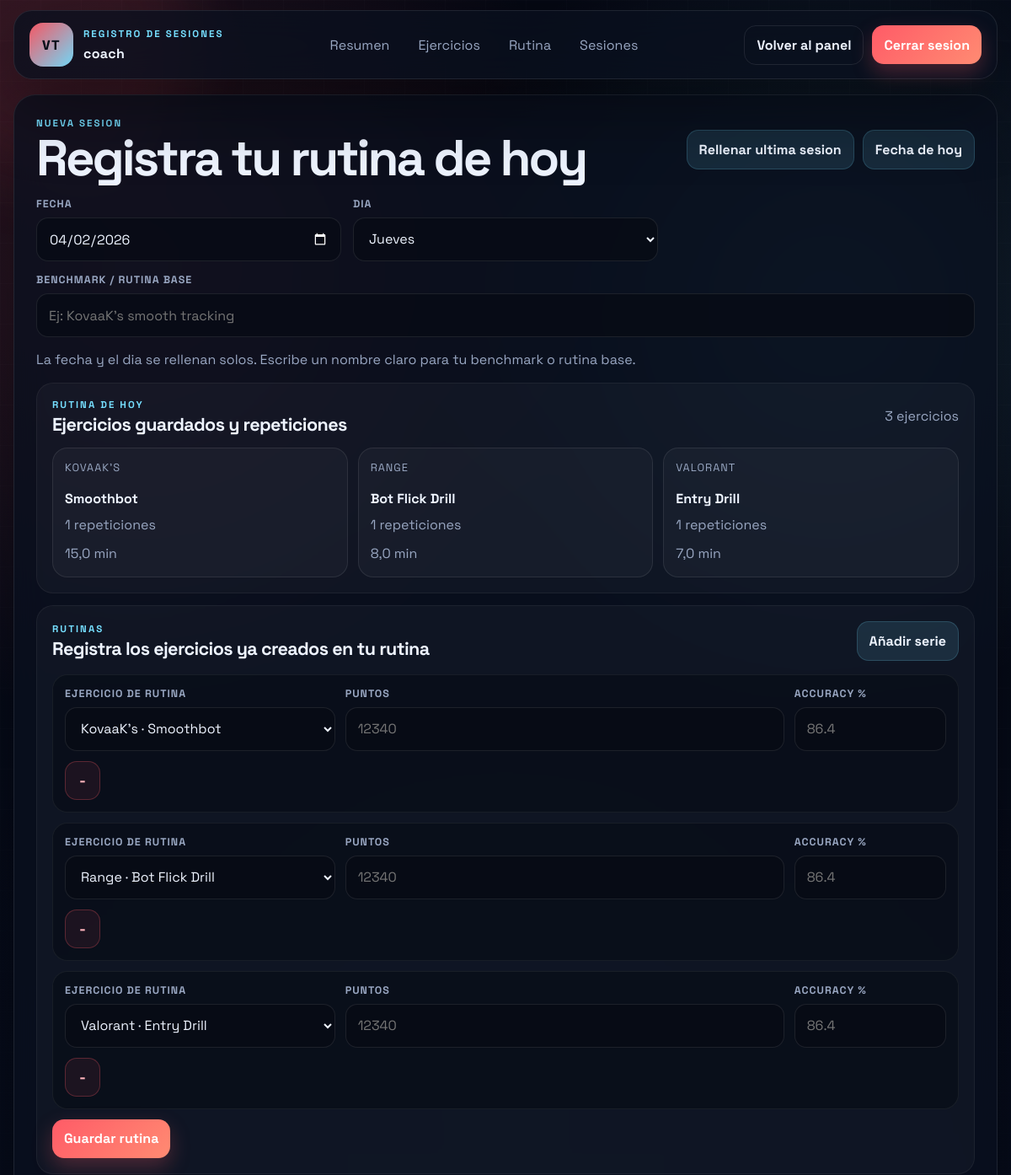
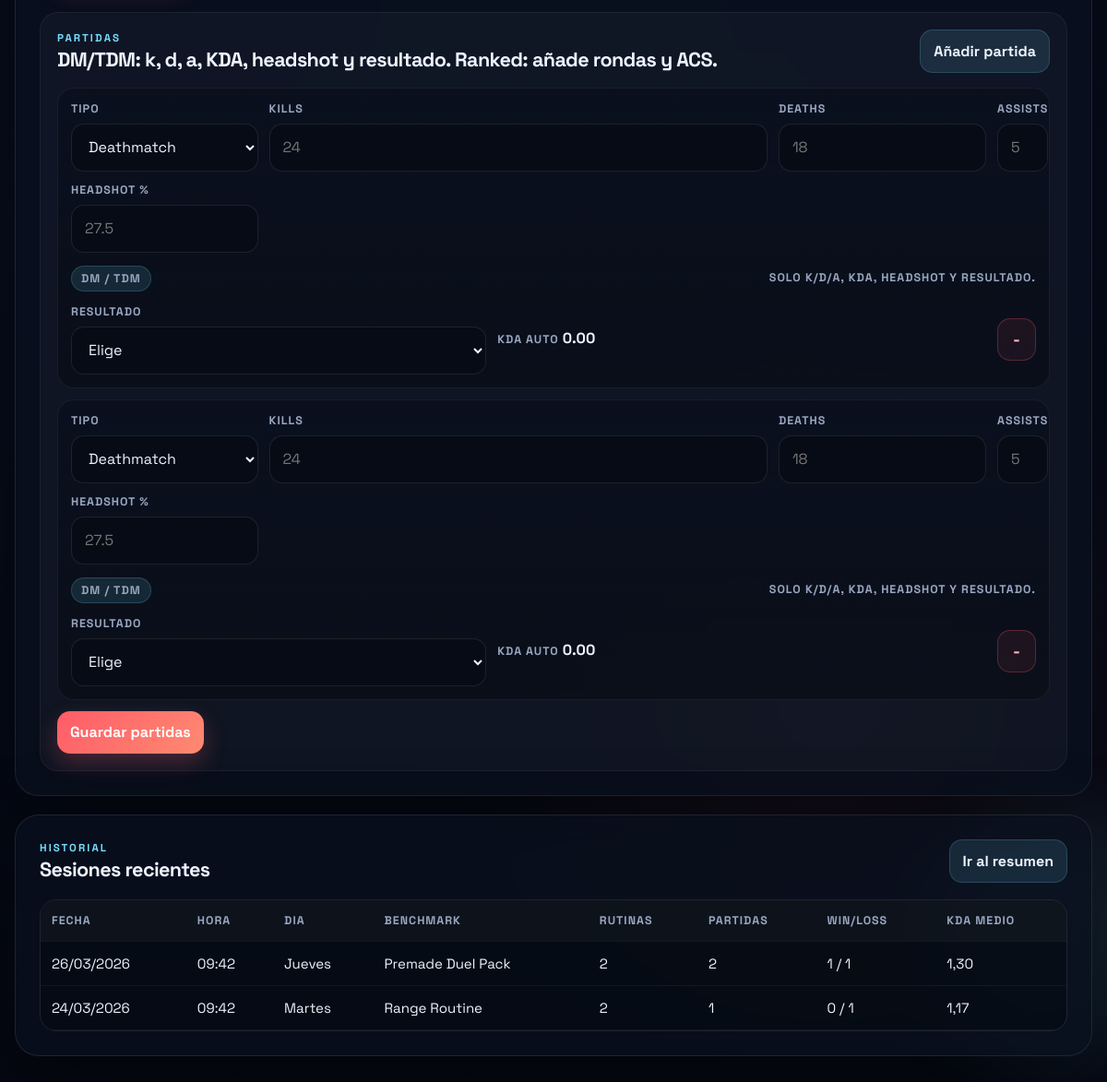
The page /sessions.php (signed in) on the database its author committed (2 pictures, top to bottom).
### tables this page shows
CREATE TABLE IF NOT EXISTS users (
    id INT UNSIGNED NOT NULL AUTO_INCREMENT,
    username VARCHAR(50) NOT NULL,
    email VARCHAR(120) NOT NULL,
    password_hash VARCHAR(255) NOT NULL,
    created_at TIMESTAMP NOT NULL DEFAULT CURRENT_TIMESTAMP,
    updated_at TIMESTAMP NOT NULL DEFAULT CURRENT_TIMESTAMP ON UPDATE CURRENT_TIMESTAMP,
    PRIMARY KEY (id),
    UNIQUE KEY uq_users_username (username),
    UNIQUE KEY uq_users_email (email)
);

CREATE TABLE IF NOT EXISTS user_routine_items (
    id INT UNSIGNED NOT NULL AUTO_INCREMENT,
    user_id INT UNSIGNED NOT NULL,
    routine_name VARCHAR(120) NOT NULL DEFAULT 'Rutina principal',
    exercise_id INT UNSIGNED NOT NULL,
    sort_order INT NOT NULL DEFAULT 0,
    repetitions INT UNSIGNED NOT NULL DEFAULT 1,
    target_minutes DECIMAL(6,2) NULL,
    target_accuracy DECIMAL(5,2) NULL,
    notes TEXT NULL,
    created_at TIMESTAMP NOT NULL DEFAULT CURRENT_TIMESTAMP,
    updated_at TIMESTAMP NOT NULL DEFAULT CURRENT_TIMESTAMP ON UPDATE CURRENT_TIMESTAMP,
    PRIMARY KEY (id),
    UNIQUE KEY uq_user_routine_user_name_exercise (user_id, routine_name, exercise_id),
    KEY idx_user_routine_user (user_id),
    KEY idx_user_routine_name (routine_name),
    KEY idx_user_routine_exercise (exercise_id),
    CONSTRAINT fk_user_routine_user
        FOREIGN KEY (user_id) REFERENCES users (id)
        ON DELETE CASCADE,
    CONSTRAINT fk_user_routine_exercise
        FOREIGN KEY (exercise_id) REFERENCES training_exercises (id)
        ON DELETE CASCADE
);

CREATE TABLE IF NOT EXISTS training_exercises (
    id INT UNSIGNED NOT NULL AUTO_INCREMENT,
    platform VARCHAR(40) NOT NULL,
    exercise_name VARCHAR(190) NOT NULL,
    notes TEXT NULL,
    created_at TIMESTAMP NOT NULL DEFAULT CURRENT_TIMESTAMP,
    updated_at TIMESTAMP NOT NULL DEFAULT CURRENT_TIMESTAMP ON UPDATE CURRENT_TIMESTAMP,
    PRIMARY KEY (id),
    UNIQUE KEY uq_training_exercises_platform_name (platform, exercise_name)
);

CREATE TABLE IF NOT EXISTS training_days (
    id INT UNSIGNED NOT NULL AUTO_INCREMENT,
    user_id INT UNSIGNED NOT NULL,
    session_date DATE NOT NULL,
    day_name VARCHAR(20) NOT NULL,
    session_routine_name VARCHAR(120) NULL,
    benchmark_routine_item_id INT UNSIGNED NULL,
    benchmark VARCHAR(190) NOT NULL,
    notes TEXT NULL,
    extra_data_json LONGTEXT NULL,
    created_at TIMESTAMP NOT NULL DEFAULT CURRENT_TIMESTAMP,
    updated_at TIMESTAMP NOT NULL DEFAULT CURRENT_TIMESTAMP ON UPDATE CURRENT_TIMESTAMP,
    PRIMARY KEY (id),
    UNIQUE KEY uq_training_days_user_date (user_id, session_date),
    KEY idx_training_days_benchmark_item (benchmark_routine_item_id),
    CONSTRAINT fk_training_days_user
        FOREIGN KEY (user_id) REFERENCES users (id)
        ON DELETE CASCADE,
    CONSTRAINT fk_training_days_benchmark_item
        FOREIGN KEY (benchmark_routine_item_id) REFERENCES user_routine_items (id)
        ON DELETE SET NULL
);

### sessions.php (the view, shortened to what the rows shown need)
<?php
require_once __DIR__ . '/db.php';
require_once __DIR__ . '/helpers.php';
require_once __DIR__ . '/app_context.php';
$pdo = null;
try {
    $pdo = db();
} catch (Throwable $throwable) {
    $dbError = 'No se pudo conectar a la base de datos. Revisa la configuracion de InfinityFree.';
}
$user = null;
$sessions = [];
$routineItems = [];
if ($pdo instanceof PDO) {
    $user = current_user($pdo);
    $sessions = fetch_sessions($pdo, (int) $user['id']);
    $routineItems = fetch_user_routine_items($pdo, (int) $user['id']);
}
?>
<!doctype html>
<html lang="es">
<head>
  <link rel="stylesheet" href="styles.css?v=<?= h(asset_version('styles.css')) ?>" />
</head>
<body>
  <header class="site-header card">
    <div class="brand brand-lockup">
      <div>
        <p class="eyebrow">Registro de sesiones</p>
        <h1><?= $user ? h($user['username']) : 'Training Log' ?></h1>
      </div>
    </div>
  </header>
  <main class="page-shell page-shell-wide">
    <section class="card overview-card">
      <div class="section-title">
        <div>
          <h2>Registra tu rutina de hoy</h2>
        </div>
      </div>
      <form class="entry-form compact-form" action="actions.php" method="post" data-draft-form="sessions">
        <?php if ($routineItems): ?>
          <section class="sub-section">
            <div class="routine-summary-grid">
              <?php foreach ($routineItems as $routineItem): ?>
                <article class="routine-summary-card">
                  <p class="panel-label"><?= h((string) $routineItem['platform']) ?></p>
                  <h4><?= h((string) $routineItem['exercise_name']) ?></h4>
                  <p class="small-muted"><?= h(format_int_es((int) $routineItem['repetitions'])) ?> repeticiones</p>
                  <p class="small-muted"><?= h($routineItem['target_minutes'] !== null ? format_float_es((float) $routineItem['target_minutes'], 1) . ' min' : 'Sin min objetivo') ?></p>
                </article>
              <?php endforeach; ?>
            </div>
          </section>
        <?php else: ?>
          <section class="sub-section">
            <p class="small-muted">No tienes rutina creada. Ve a [Rutina](routine.php) para añadir ejercicios y que aparezcan aqui.</p>
          </section>
        <?php endif; ?>
        <div class="full sub-section">
          <div id="routineRows" class="rows-grid">
            <?php $routineRowsToRender = $routineItems ?: [[]]; ?>
            <?php foreach ($routineRowsToRender as $routineRowItem): ?>
              <article class="entry-row routine-row">
                <div class="row-line row-line-three">
                  <label class="inline-field">
                    <span>Ejercicio de rutina</span>
                    <select name="routine_user_item_id[]">
                      <?php foreach ($routineItems as $routineItem): ?>
                        <option value="<?= (int) $routineItem['id'] ?>" <?= !empty($routineRowItem['id']) && (int) $routineRowItem['id'] === (int) $routineItem['id'] ? 'selected' : '' ?>>
                          <?= h((string) $routineItem['platform']) ?> · <?= h((string) $routineItem['exercise_name']) ?>
                        </option>
                      <?php endforeach; ?>
                    </select>
                  </label>
                  <label class="inline-field small">
                    <span>Puntos</span>
                    <input type="text" name="routine_points[]" placeholder="12340" />
                  </label>
                  <label class="inline-field small">
                    <span>Accuracy %</span>
                    <input type="text" name="routine_accuracy[]" placeholder="86.4" />
                  </label>
                  <button class="remove-row" type="button" title="Eliminar rutina">-</button>
                </div>
              </article>
            <?php endforeach; ?>
          </div>
        </div>
      </form>
    </section>
    <section class="card overview-card">
      <div class="table-wrap compact-table">
        <table>
          <thead>
            <tr>
              <th>Fecha</th>
                  <th>Hora</th>
              <th>Dia</th>
              <th>Benchmark</th>
                  <th>Rutinas</th>
                  <th>Partidas</th>
                  <th>Win/Loss</th>
                  <th>KDA medio</th>
            </tr>
          </thead>
          <tbody id="logBody">
            <?php if (!$sessions): ?>
              <tr>
                    <td class="empty" colspan="8">Aun no hay registros.</td>
              </tr>
            <?php else: ?>
              <?php foreach (array_slice($sessions, 0, 8) as $session): ?>
                <tr id="session-<?= (int) $session['id'] ?>">
                  <td><?= h(date('d/m/Y', strtotime((string) $session['session_date']))) ?></td>
                      <td><?= h(date('H:i', strtotime((string) $session['created_at']))) ?></td>
                  <td><?= h(day_label_es((string) $session['day_name'])) ?></td>
                  <td><?= h((string) $session['benchmark']) ?></td>
                      <td><?= h(format_int_es((int) count($session['routines']))) ?></td>
                      <td><?= h(format_int_es((int) $session['match_count'])) ?></td>
                      <td><?= h(format_int_es((int) $session['win_count'])) ?> / <?= h(format_int_es((int) $session['loss_count'])) ?></td>
                      <td><?= h($session['avg_kda'] !== null ? format_float_es((float) $session['avg_kda']) : '-') ?></td>
                </tr>
              <?php endforeach; ?>
            <?php endif; ?>
          </tbody>
        </table>
      </div>
    </section>
  </main>
</body>
</html>

### rows shown on the page
users: username "coach"
user_routine_items: exercise.platform "KOVAAK'S", exercise.exercise_name "Smoothbot", repetitions "1", target_minutes "15,0 min"
user_routine_items: exercise.platform "RANGE", exercise.exercise_name "Bot Flick Drill", repetitions "1", target_minutes "8,0 min"
user_routine_items: exercise.platform "VALORANT", exercise.exercise_name "Entry Drill", repetitions "1", target_minutes "7,0 min"
training_days: session_date "26/03/2026", created_at "09:42", day_name "Jueves", benchmark "Premade Duel Pack", routines "2", match_count "2", win_count "1", loss_count "1", avg_kda "1,30"
training_days: session_date "24/03/2026", created_at "09:42", day_name "Martes", benchmark "Range Routine", routines "2", match_count "1", win_count "0", loss_count "1", avg_kda "1,17"

### other values the page prints
count($routineItems) "3"
form field value "KovaaK's · Smoothbot"
form field value "Range · Bot Flick Drill"
form field value "Valorant · Entry Drill"
